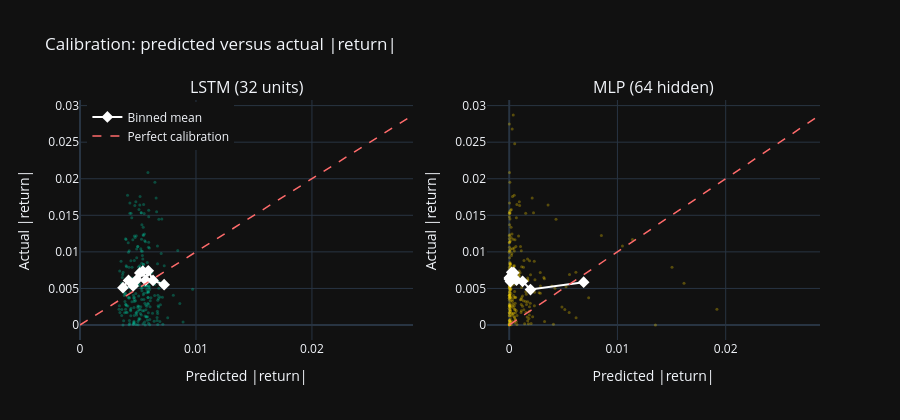

Source (notebook cell):
### Markdown cell above
### Forecast calibration

A calibration plot asks a question RMSE cannot: across the range of
predictions, are they right on average? Perfect calibration puts every point
on the 45 degree line. The fitted slope summarises the departure: below 1 means
forecasts are too spread out relative to reality, above 1 means too compressed.

### Code cell
def calibration_data(forecast, actual_vals, n_bins=10):
    bins = pd.qcut(forecast, n_bins, labels=False, duplicates='drop')
    binned = pd.DataFrame({'pred': forecast, 'act': actual_vals, 'bin': bins})
    grouped = binned.groupby('bin', observed=True).mean()
    slope, intercept, r_val, _, _ = stats.linregress(forecast, actual_vals)
    return grouped['pred'].values, grouped['act'].values, slope, intercept, r_val


fig = make_subplots(rows=1, cols=2,
                    subplot_titles=(f'LSTM ({LSTM_UNITS} units)',
                                    f'MLP ({MLP_HIDDEN} hidden)'))

cal_summary = {}
for col, (fc, label, colour) in enumerate([
    (lstm_forecasts, 'LSTM', '#00d4aa'),
    (mlp_forecasts, 'MLP', '#ffd700'),
], start=1):
    bp, ba, slope, intercept, r_val = calibration_data(fc, actual)
    cal_summary[label] = {'slope': slope, 'intercept': intercept, 'r': r_val}

    fig.add_trace(go.Scatter(x=fc, y=actual, mode='markers',
                             marker=dict(color=colour, size=3, opacity=0.3),
                             showlegend=False), row=1, col=col)
    fig.add_trace(go.Scatter(x=bp, y=ba, mode='markers+lines',
                             marker=dict(color='white', size=9,
                                         symbol='diamond'),
                             line=dict(color='white', width=2),
                             name='Binned mean',
                             showlegend=(col == 1)), row=1, col=col)
    lim = max(fc.max(), actual.max())
    fig.add_trace(go.Scatter(x=[0, lim], y=[0, lim], mode='lines',
                             line=dict(color='#ff6b6b', dash='dash',
                                       width=1.5),
                             name='Perfect calibration',
                             showlegend=(col == 1)), row=1, col=col)

fig.update_layout(template='plotly_dark', height=420,
                  title_text='Calibration: predicted versus actual |return|',
                  legend=dict(yanchor='top', y=0.99, xanchor='left', x=0.01))
fig.update_xaxes(title_text='Predicted |return|')
fig.update_yaxes(title_text='Actual |return|')
fig.show()

cal_lines = []
for label, s in cal_summary.items():
    direction = ('too dispersed relative to realised values'
                 if s['slope'] < 0.9 else
                 'too compressed relative to realised values'
                 if s['slope'] > 1.1 else 'close to proportional')
    cal_lines.append(
        f"- **{label}**: slope {s['slope']:.3f}, "
        f"intercept {s['intercept']:.6f}, r = {s['r']:.3f}. "
        f"Forecasts are {direction}."
    )

display(Markdown('Fitted calibration lines (seed ' + str(SEED) + '):\n\n'
                 + '\n'.join(cal_lines)))

### Figure 1 — Plotly figure (JSON) as saved in the notebook; plotly's stock layout.template omitted (floating-point values rounded to 4 significant figures; data arrays with more than 128 entries replaced by an {"elided": "..."} marker saying what was removed)
{"data": [{"marker": {"color": "#00d4aa", "opacity": 0.3, "size": 3}, "mode": "markers", "showlegend": false, "type": "scatter", "x": {"elided": "252 float values"}, "xaxis": "x", "y": {"elided": "252 float values"}, "yaxis": "y"}, {"line": {"color": "white", "width": 2}, "marker": {"color": "white", "size": 9, "symbol": "diamond"}, "mode": "markers+lines", "name": "Binned mean", "showlegend": true, "type": "scatter", "x": [0.003708, 0.004186, 0.004584, 0.004892, 0.005156, 0.005417, 0.005663, 0.005887, 0.006298, 0.007256], "xaxis": "x", "y": [0.005103, 0.006097, 0.005346, 0.006181, 0.007128, 0.007361, 0.006118, 0.007411, 0.006092, 0.005511], "yaxis": "y"}, {"line": {"color": "#ff6b6b", "dash": "dash", "width": 1.5}, "mode": "lines", "name": "Perfect calibration", "showlegend": true, "type": "scatter", "x": [0, 0.02871], "xaxis": "x", "y": [0, 0.02871], "yaxis": "y"}, {"marker": {"color": "#ffd700", "opacity": 0.3, "size": 3}, "mode": "markers", "showlegend": false, "type": "scatter", "x": {"elided": "252 float values"}, "xaxis": "x2", "y": {"elided": "252 float values"}, "yaxis": "y2"}, {"line": {"color": "white", "width": 2}, "marker": {"color": "white", "size": 9, "symbol": "diamond"}, "mode": "markers+lines", "name": "Binned mean", "showlegend": false, "type": "scatter", "x": [6.01e-06, 2.469e-05, 5.84e-05, 0.0001105, 0.0002339, 0.0004202, 0.0006721, 0.001236, 0.001967, 0.006878], "xaxis": "x2", "y": [0.006424, 0.006262, 0.006502, 0.005935, 0.007197, 0.007161, 0.006128, 0.00597, 0.004848, 0.005855], "yaxis": "y2"}, {"line": {"color": "#ff6b6b", "dash": "dash", "width": 1.5}, "mode": "lines", "name": "Perfect calibration", "showlegend": false, "type": "scatter", "x": [0, 0.02871], "xaxis": "x2", "y": [0, 0.02871], "yaxis": "y2"}], "layout": {"annotations": [{"font": {"size": 16}, "showarrow": false, "text": "LSTM (32 units)", "x": 0.225, "xanchor": "center", "xref": "paper", "y": 1, "yanchor": "bottom", "yref": "paper"}, {"font": {"size": 16}, "showarrow": false, "text": "MLP (64 hidden)", "x": 0.775, "xanchor": "center", "xref": "paper", "y": 1, "yanchor": "bottom", "yref": "paper"}], "height": 420, "legend": {"x": 0.01, "xanchor": "left", "y": 0.99, "yanchor": "top"}, "title": {"text": "Calibration: predicted versus actual |return|"}, "xaxis": {"anchor": "y", "domain": [0, 0.45], "title": {"text": "Predicted |return|"}}, "xaxis2": {"anchor": "y2", "domain": [0.55, 1], "title": {"text": "Predicted |return|"}}, "yaxis": {"anchor": "x", "domain": [0, 1], "title": {"text": "Actual |return|"}}, "yaxis2": {"anchor": "x2", "domain": [0, 1], "title": {"text": "Actual |return|"}}}}
